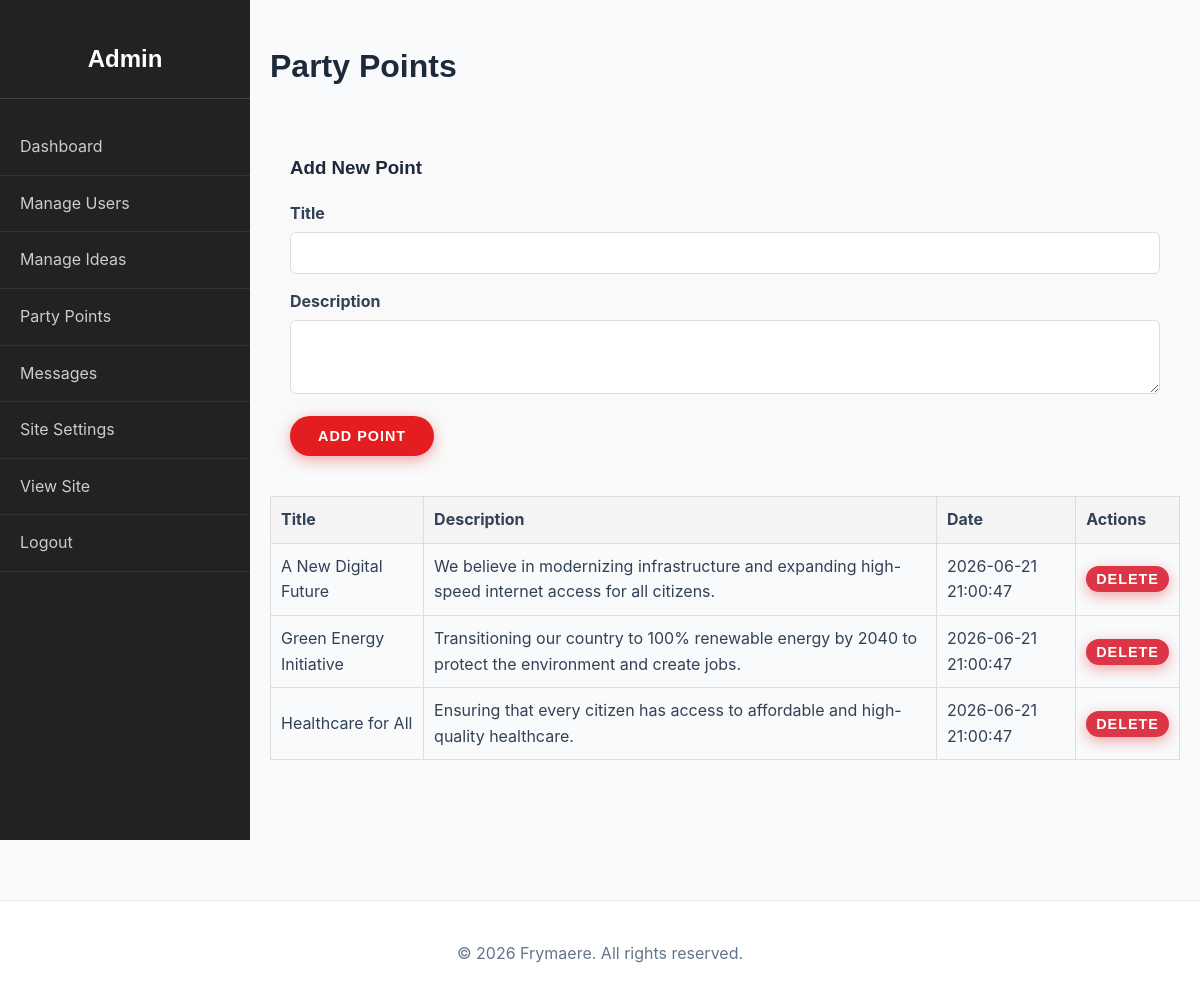
/admin/points.php (signed in), run on the app's committed database.
### tables this page shows
CREATE TABLE `party_points` (
  `id` int(11) NOT NULL AUTO_INCREMENT,
  `title` varchar(255) NOT NULL,
  `description` text,
  `created_at` timestamp DEFAULT CURRENT_TIMESTAMP,
  PRIMARY KEY (`id`)
);

### includes/db.php (called while the page is built, shortened)
<?php
$host = 'localhost';
$dbname = 'ardhmja';
$username = 'root';
$password = '';
try {
    $pdo = new PDO("mysql:host=$host;dbname=$dbname;charset=utf8", $username, $password);
    $pdo->setAttribute(PDO::ATTR_ERRMODE, PDO::ERRMODE_EXCEPTION);
} catch (PDOException $e) {
    $pdo = null;
}
$global_settings = [];
if ($pdo) {
    $stmt = $pdo->query("SELECT * FROM settings WHERE id = 1");
    if ($stmt) {
        $global_settings = $stmt->fetch(PDO::FETCH_ASSOC) ?: [];
    }
}
$t_site_title = $global_settings['site_title'] ?? 'Frymaere';
$t_footer_text = $global_settings['footer_text'] ?? 'All rights reserved.';
?>

### admin/points.php (the view, shortened to what this page needs)
<?php
require_once '../includes/db.php';
$points = $pdo->query("SELECT * FROM party_points ORDER BY created_at DESC")->fetchAll();
?>
<!DOCTYPE html>
<html lang="en">
<head>
    <link rel="stylesheet" href="../assets/css/style.css">
</head>
<body>
    <div class="admin-wrapper">
    <?php include 'admin_sidebar.php'; ?>
    <div class="admin-content">
        <h1>Party Points</h1>
        <div class="form-box">
            <h3>Add New Point</h3>
            <form method="POST">
                <div class="form-group">
                    <label>Title</label>
                    <input type="text" name="title" required>
                </div>
                <div class="form-group">
                    <label>Description</label>
                    <textarea name="description" rows="3"></textarea>
                </div>
                <button type="submit" class="btn">Add Point</button>
            </form>
        </div>
        <table>
            <thead>
                <tr>
                    <th>Title</th>
                    <th>Description</th>
                    <th>Date</th>
                    <th>Actions</th>
                </tr>
            </thead>
            <tbody>
                <?php foreach ($points as $p): ?>
                <tr>
                    <td><?= htmlspecialchars($p['title']) ?></td>
                    <td><?= nl2br(htmlspecialchars($p['description'])) ?></td>
                    <td><?= $p['created_at'] ?></td>
                    <td>
                        <form method="POST" style="display:inline;">
                            <button type="submit" class="btn btn-sm btn-danger" onclick="return confirm('Are you sure?')">Delete</button>
                        </form>
                    </td>
                </tr>
                <?php endforeach; ?>
            </tbody>
        </table>
    </div>
    </div>
    <?php include "../includes/footer.php"; ?>
</body>
</html>

### admin/admin_sidebar.php
<div class="admin-sidebar">
    <h2>Admin</h2>
    <ul class="admin-nav">
        <li><a href="index.php">Dashboard</a></li>
        <li><a href="users.php">Manage Users</a></li>
        <li><a href="ideas.php">Manage Ideas</a></li>
        <li><a href="points.php">Party Points</a></li>
        <li><a href="messages.php">Messages</a></li>
        <li><a href="settings.php">Site Settings</a></li>
        <li><a href="../index.php">View Site</a></li>
        <li><a href="../logout.php">Logout</a></li>
    </ul>
</div>

### includes/footer.php
<footer class="main-footer">
    <div class="container">
        <p>&copy; <?= date('Y') ?> <?= htmlspecialchars($t_site_title ?? 'Ardhmja') ?>. <?= htmlspecialchars($t_footer_text ?? 'All rights reserved.') ?></p>
    </div>
</footer>

### assets/css/style.css (style rules this page uses)
:root { --primary-color: #e41e20; --secondary-color: #1e293b; --accent-color: #FFFFFF; --text-color: #334155; --text-light: #64748b; --bg-color: #f8fafc; --card-bg: #ffffff; --font-family: 'Inter', -apple-system, BlinkMacSystemFont, 'Segoe UI', Roboto, Helvetica, Arial, sans-serif; --heading-font: 'Montserrat', sans-serif; --border-radius: 16px; --box-shadow: 0 10px 25px -5px rgba(0, 0, 0, 0.05), 0 8px 10px -6px rgba(0, 0, 0, 0.01); }
body { margin: 0; padding: 0; font-family: var(--font-family); color: var(--text-color); background-color: var(--bg-color); line-height: 1.6; }
h1, h2, h3, h4, h5, h6 { font-family: var(--heading-font); font-weight: 700; color: var(--secondary-color); }
a { color: var(--primary-color); text-decoration: none; transition: color 0.3s ease; }
.container { max-width: 1200px; margin: 0 auto; padding: 0 20px; }
.btn { display: inline-block; padding: 12px 28px; background: var(--primary-color); color: var(--accent-color) !important; border: none; border-radius: 30px; cursor: pointer; font-weight: 700; font-family: var(--heading-font); text-transform: uppercase; font-size: 0.9em; letter-spacing: 1px; text-align: center; transition: all 0.3s cubic-bezier(0.4, 0, 0.2, 1); box-shadow: 0 4px 14px 0 rgba(228, 30, 32, 0.39); }
.btn-sm { padding: 5px 10px; font-size: 0.9em; }
.btn-danger { background: #dc3545; }
.form-group { margin-bottom: 15px; }
.form-group label { display: block; margin-bottom: 5px; font-weight: bold; }
.form-group input, .form-group textarea { width: 100%; padding: 12px; border: 1px solid #ddd; border-radius: 6px; box-sizing: border-box; font-family: var(--font-family); transition: border-color 0.3s ease; }
.main-footer { background: #ffffff; color: var(--text-light); text-align: center; padding: 40px 0; margin-top: 60px; border-top: 1px solid #e2e8f0; }
.main-footer p { margin: 0; }
.admin-sidebar { width: 250px; background: #222; color: #fff; height: 100vh; padding: 20px 0; }
.admin-sidebar h2 { text-align: center; border-bottom: 1px solid #444; padding-bottom: 20px; color: white; }
.admin-nav { list-style: none; padding: 0; margin: 0; }
.admin-nav li { border-bottom: 1px solid #333; }
.admin-nav a { display: block; padding: 15px 20px; color: #ccc; text-decoration: none; }

### admin/points.php (style rules this page uses)
body { display: flex; flex-direction: column; min-height: 100vh; margin: 0; }
.admin-wrapper { display: flex; flex: 1; }
.admin-content { flex: 1; padding: 20px; }
table { width: 100%; border-collapse: collapse; margin-top: 20px; }
th, td { padding: 10px; border: 1px solid #ddd; text-align: left; }
th { background: #f4f4f4; }
.form-box { background: #f9f9f9; padding: 20px; margin-bottom: 20px; border-radius: 5px; }

### data on the page
party_points: title "A New Digital Future", description "We believe in modernizing infrastructure and expanding high-speed internet access for all citizens.", created_at "2026-06-21 21:00:47"
party_points: title "Green Energy Initiative", description "Transitioning our country to 100% renewable energy by 2040 to protect the environment and create jobs.", created_at "2026-06-21 21:00:47"
party_points: title "Healthcare for All", description "Ensuring that every citizen has access to affordable and high-quality healthcare.", created_at "2026-06-21 21:00:47"

### other printed values
$t_site_title "Frymaere"
$t_footer_text "All rights reserved."
